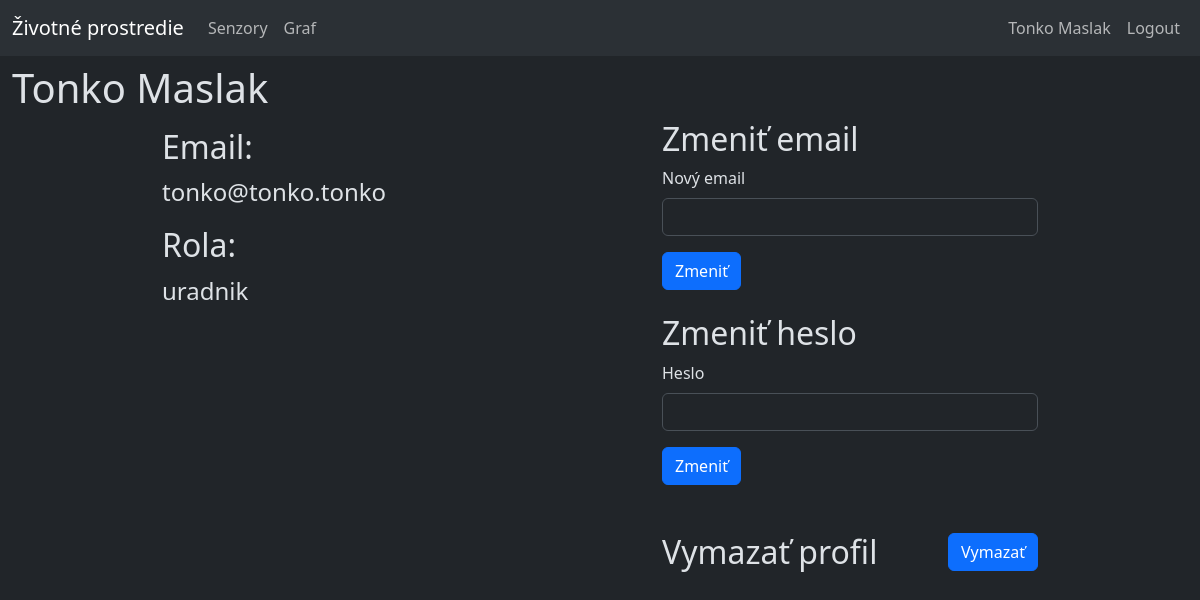
The app's page /user_info.php (signed in) with its own data.
### tables this page shows
CREATE TABLE `users` (
  `id` int(10) NOT NULL,
  `meno` varchar(64) NOT NULL,
  `email` varchar(255) NOT NULL,
  `heslo` varchar(255) NOT NULL,
  `id_rola` int(5) NOT NULL
);

CREATE TABLE `role` (
  `id` int(5) NOT NULL,
  `nazov` varchar(20) NOT NULL
);

### functions.php (called while the page is built, shortened)
<?php
function role_check($conn) {
    if(isset($_SESSION["user_id"]) != "") {
        $role_id = $_SESSION["role_id"];
        $query = "SELECT * FROM role WHERE id = ".$role_id."";
        $result = mysqli_query($conn, $query);
        if (mysqli_num_rows($result) > 0)
        {
            while($row = mysqli_fetch_assoc($result))
            {
                $rola_user = $row["nazov"];
                return $rola_user;
            }
        }
    }
}
function get_name($user_id,$conn) {
    $query = "SELECT * FROM users WHERE id = ".$user_id."";
    $result = mysqli_query($conn, $query);
    if (mysqli_num_rows($result) > 0) {
        while($row = mysqli_fetch_assoc($result)) {
            return $row["meno"];
        }
    }
}

### user_info.php (the view, shortened to what this page needs)
<?php
    include("./connect.php");
    include("./functions.php");
    $query = "SELECT * FROM users WHERE id = ".$_SESSION["user_id"]."";
    $result = mysqli_query($conn,$query);
    if(mysqli_num_rows($result)> 0) {
        while($row = mysqli_fetch_assoc($result))
        {
            $meno = $row["meno"];
            $email = $row["email"];
        }
    }
?>
<!DOCTYPE html>
<html data-bs-theme="dark">
<head>
    <link href="https://cdn.jsdelivr.net/npm/bootstrap@5.3.3/dist/css/bootstrap.min.css" rel="stylesheet">
</head>
<body>
    <header><?php include_once("./header.php")?></header>
    <div class="container-xxl column-gap-3">
        <div class="row mt-2 d-flex justify-content-center">
            <h1><?php echo $meno;?></h1>
            <div class="col-5">
                <h2 class="my-2">Email: </h2> <?php echo "<p class=\"fs-4 mb-3\">$email</p>";?>
                <h2 class="">Rola: </h2> <?php echo "<p class=\"fs-4 mb-3\">$rola_user</p>"?>
            </div>
            <div class="col-4">
                <div class="row mb-4">
                    <h2>Zmeniť email</h2>
                    <form method="post" action="<?php echo htmlspecialchars($_SERVER["PHP_SELF"]); ?>">
                        <div class="mb-3">
                            <label for="email" class="form-label">Nový email</label>
                            <input type="email" class="form-control" id="email" name="email" aria-describedby="emailHelp" required>
                        </div>
                        <?php echo "<button type=\"submit\" class=\"btn btn-primary\" name=\"new_mail\" value=\"".$_SESSION["user_id"]."\">Zmeniť</button>"; ?>
                    </form>
                </div>
                <div class="row mb-5">
                    <h2>Zmeniť heslo</h2>
                    <form method="post" action="<?php echo htmlspecialchars($_SERVER["PHP_SELF"]); ?>">
                        <div class="mb-3">
                            <label for="heslo" class="form-label">Heslo</label>
                            <input type="password" class="form-control" id="heslo" name="heslo" required>
                        </div>
                        <?php echo "<button type=\"submit\" class=\"btn btn-primary\" name=\"new_password\" value=\"".$_SESSION["user_id"]."\">Zmeniť</button>"; ?>
                    </form>
                </div>
                <div class="row mb-4">
                    <div class="col-10">
                        <h2>Vymazať profil</h2>
                    </div>
                    <div class="col-2">
                        <form method="post" action="<?php echo htmlspecialchars($_SERVER["PHP_SELF"]); ?>">
                            <?php echo "<button type=\"submit\" class=\"btn btn-primary float-end\" name=\"del\" value=\"".$_SESSION["user_id"]."\">Vymazať</button>"; ?>
                        </form>
                    </div>
                </div>
            </div>
        </div>
    </div>
</body>
</html>

### header.php (shortened to what this page needs)
<nav class="navbar navbar-expand-lg bg-body-tertiary">
    <div class="container-fluid">
        <a class="navbar-brand" href="./">Životné prostredie</a>
        <?php
            $rola_user = role_check($conn);
            if(isset($_SESSION["user_id"]) == "") {
                    echo "
                    <div class=\"collapse navbar-collapse\" id=\"navbar_left\">
                        <ul class=\"navbar-nav\">
                            <li class=\"nav-item\">
                                <a class=\"nav-link\" href=\"./graf.php\">Grafy</a>
                            </li>
                        </ul>
                    </div>
                    <ul class=\"navbar-nav\">
                        <li class=\"nav-item\">
                            <a class=\"nav-link\" href=\"./login.php\">Login</a>
                        </li>
                        <li class=\"nav-item\">
                            <a class=\"nav-link\" href=\"./register.php\">Register</a>
                        </li>
                    </ul>
                ";
            }
            else if($rola_user == "uradnik" || $rola_user == "vedec") {
                echo "
                <div class=\"collapse navbar-collapse\" id=\"navbar_left\">
                    <ul class=\"navbar-nav\">
                        <li class=\"nav-item\">
                            <a class=\"nav-link\" href=\"./senzor_info.php\">Senzory</a>
                        </li>
                        <li class=\"nav-item\">
                            <a class=\"nav-link\" href=\"./graf.php\">Graf</a>
                        </li>
                    </ul>
                </div>
                <div class=\"collapse navbar-collapse justify-content-end\" id=\"navbarNav\">
                    <ul class=\"navbar-nav\">
                        <li class=\"nav-item\">
                            <a class=\"nav-link\" href=\"./user_info.php\">".get_name($_SESSION["user_id"],$conn)."</a>
                        </li>
                        <li class=\"nav-item\">
                            <a class=\"nav-link\" href=\"./logout.php\">Logout</a>
                        </li>
                    </ul>
                </div>
                ";
            }
        ?>
    </div>
</nav>

### records on screen
users: meno "Tonko Maslak", email "tonko@tonko.tonko"
role: nazov "uradnik"
